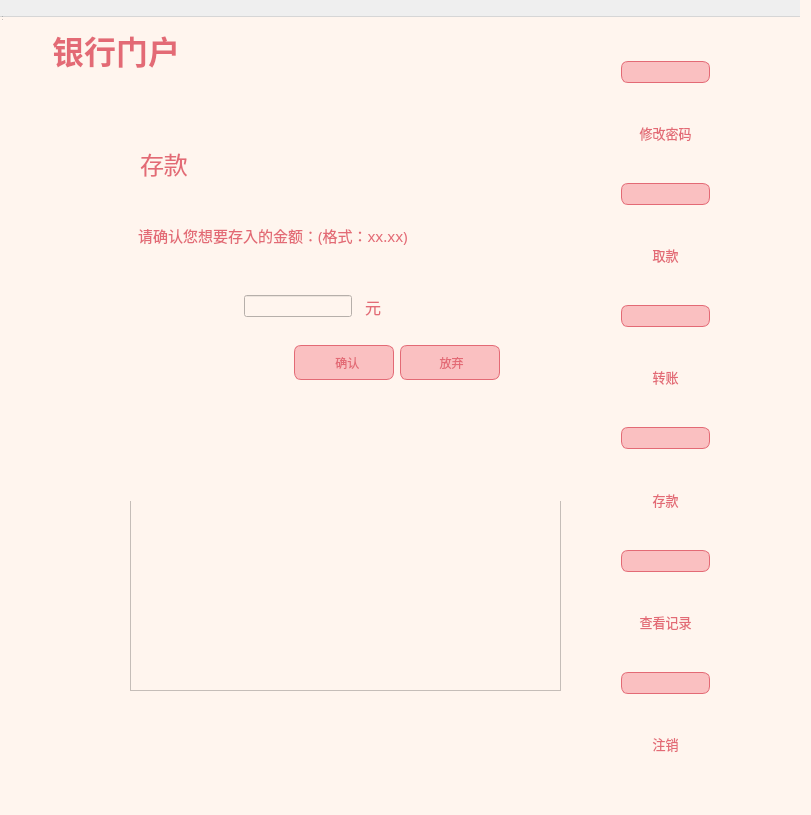
<?xml version="1.0" encoding="UTF-8"?>
<ui version="4.0">
 <class>bank</class>
 <widget class="QDialog" name="bank">
  <property name="geometry">
   <rect>
    <x>0</x>
    <y>0</y>
    <width>811</width>
    <height>815</height>
   </rect>
  </property>
  <property name="windowTitle">
   <string>bank</string>
  </property>
  <widget class="QWidget" name="centralWidget" native="true">
   <property name="geometry">
    <rect>
     <x>0</x>
     <y>0</y>
     <width>821</width>
     <height>831</height>
    </rect>
   </property>
   <property name="styleSheet">
    <string notr="true">QLabel{
color:#e36a75;
padding: 3px;
}
QPlainTextEdit{
background-color:#FFF5EE;
}
QWidget{
color:#e36a75;
background-color:#FFF5EE;
}
QPushButton {
background-color:rgb(250, 192, 193);
border-width: 1px;
border-color: #e36a75;
border-style: solid;
border-radius: 7;
padding: 3px;
font-size: 12px;
padding-left: 5px;
padding-right: 5px;

}
</string>
   </property>
   <widget class="QLabel" name="label">
    <property name="geometry">
     <rect>
      <x>40</x>
      <y>0</y>
      <width>500</width>
      <height>100</height>
     </rect>
    </property>
    <property name="minimumSize">
     <size>
      <width>500</width>
      <height>100</height>
     </size>
    </property>
    <property name="font">
     <font>
      <family>微软雅黑</family>
      <pointsize>24</pointsize>
      <weight>75</weight>
      <bold>true</bold>
     </font>
    </property>
    <property name="text">
     <string>银行门户</string>
    </property>
    <property name="scaledContents">
     <bool>true</bool>
    </property>
   </widget>
   <widget class="QWidget" name="depositw" native="true">
    <property name="geometry">
     <rect>
      <x>100</x>
      <y>100</y>
      <width>471</width>
      <height>401</height>
     </rect>
    </property>
    <widget class="QWidget" name="">
     <property name="geometry">
      <rect>
       <x>20</x>
       <y>20</y>
       <width>391</width>
       <height>271</height>
      </rect>
     </property>
     <layout class="QVBoxLayout" name="verticalLayout_5">
      <item>
       <widget class="QLabel" name="label_15">
        <property name="font">
         <font>
          <family>微软雅黑</family>
          <pointsize>18</pointsize>
         </font>
        </property>
        <property name="text">
         <string>存款</string>
        </property>
       </widget>
      </item>
      <item>
       <widget class="QLabel" name="label_2">
        <property name="font">
         <font>
          <family>微软雅黑</family>
          <pointsize>11</pointsize>
         </font>
        </property>
        <property name="text">
         <string>请确认您想要存入的金额：(格式：xx.xx)</string>
        </property>
       </widget>
      </item>
      <item>
       <layout class="QHBoxLayout" name="horizontalLayout_13">
        <item>
         <spacer name="horizontalSpacer_7">
          <property name="orientation">
           <enum>Qt::Horizontal</enum>
          </property>
          <property name="sizeHint" stdset="0">
           <size>
            <width>40</width>
            <height>20</height>
           </size>
          </property>
         </spacer>
        </item>
        <item>
         <layout class="QHBoxLayout" name="horizontalLayout">
          <item>
           <widget class="QLineEdit" name="save"/>
          </item>
          <item>
           <widget class="QLabel" name="label_3">
            <property name="font">
             <font>
              <family>微软雅黑</family>
              <pointsize>12</pointsize>
             </font>
            </property>
            <property name="text">
             <string>元</string>
            </property>
           </widget>
          </item>
         </layout>
        </item>
        <item>
         <spacer name="horizontalSpacer_8">
          <property name="orientation">
           <enum>Qt::Horizontal</enum>
          </property>
          <property name="sizeHint" stdset="0">
           <size>
            <width>40</width>
            <height>20</height>
           </size>
          </property>
         </spacer>
        </item>
       </layout>
      </item>
      <item>
       <layout class="QHBoxLayout" name="horizontalLayout_10">
        <item>
         <spacer name="horizontalSpacer_6">
          <property name="orientation">
           <enum>Qt::Horizontal</enum>
          </property>
          <property name="sizeHint" stdset="0">
           <size>
            <width>40</width>
            <height>20</height>
           </size>
          </property>
         </spacer>
        </item>
        <item>
         <widget class="QPushButton" name="ok_save">
          <property name="minimumSize">
           <size>
            <width>100</width>
            <height>35</height>
           </size>
          </property>
          <property name="font">
           <font>
            <pointsize>-1</pointsize>
           </font>
          </property>
          <property name="text">
           <string>  确认</string>
          </property>
          <property name="icon">
           <iconset resource="icons.qrc">
            <normaloff>:/icon/icons/ok.png</normaloff>:/icon/icons/ok.png</iconset>
          </property>
          <property name="iconSize">
           <size>
            <width>15</width>
            <height>15</height>
           </size>
          </property>
         </widget>
        </item>
        <item>
         <widget class="QPushButton" name="back_save">
          <property name="minimumSize">
           <size>
            <width>100</width>
            <height>35</height>
           </size>
          </property>
          <property name="font">
           <font>
            <pointsize>-1</pointsize>
           </font>
          </property>
          <property name="text">
           <string> 放弃</string>
          </property>
          <property name="icon">
           <iconset resource="icons.qrc">
            <normaloff>:/icon/icons/back.png</normaloff>:/icon/icons/back.png</iconset>
          </property>
          <property name="iconSize">
           <size>
            <width>15</width>
            <height>15</height>
           </size>
          </property>
         </widget>
        </item>
       </layout>
      </item>
     </layout>
    </widget>
    <zorder>layoutWidget</zorder>
    <zorder>layoutWidget</zorder>
    <zorder>label_2</zorder>
    <zorder>label_15</zorder>
    <zorder>horizontalSpacer_7</zorder>
    <zorder>horizontalSpacer_8</zorder>
   </widget>
   <widget class="QWidget" name="withdraww" native="true">
    <property name="geometry">
     <rect>
      <x>110</x>
      <y>90</y>
      <width>471</width>
      <height>401</height>
     </rect>
    </property>
    <widget class="QWidget" name="">
     <property name="geometry">
      <rect>
       <x>10</x>
       <y>20</y>
       <width>451</width>
       <height>321</height>
      </rect>
     </property>
     <layout class="QVBoxLayout" name="verticalLayout_7">
      <item>
       <widget class="QLabel" name="label_12">
        <property name="font">
         <font>
          <family>微软雅黑</family>
          <pointsize>18</pointsize>
         </font>
        </property>
        <property name="text">
         <string>取款</string>
        </property>
       </widget>
      </item>
      <item>
       <layout class="QVBoxLayout" name="verticalLayout_2">
        <item>
         <widget class="QLabel" name="label_4">
          <property name="font">
           <font>
            <family>微软雅黑</family>
            <pointsize>11</pointsize>
           </font>
          </property>
          <property name="text">
           <string>请确认您想要取出的金额：</string>
          </property>
         </widget>
        </item>
        <item>
         <layout class="QHBoxLayout" name="horizontalLayout_2">
          <item>
           <widget class="QLineEdit" name="quqian">
            <property name="minimumSize">
             <size>
              <width>170</width>
              <height>0</height>
             </size>
            </property>
           </widget>
          </item>
          <item>
           <widget class="QLabel" name="label_5">
            <property name="font">
             <font>
              <family>微软雅黑</family>
              <pointsize>12</pointsize>
             </font>
            </property>
            <property name="text">
             <string>元</string>
            </property>
           </widget>
          </item>
          <item>
           <spacer name="horizontalSpacer_3">
            <property name="orientation">
             <enum>Qt::Horizontal</enum>
            </property>
            <property name="sizeHint" stdset="0">
             <size>
              <width>40</width>
              <height>20</height>
             </size>
            </property>
           </spacer>
          </item>
         </layout>
        </item>
       </layout>
      </item>
      <item>
       <layout class="QHBoxLayout" name="horizontalLayout_3">
        <item>
         <widget class="QLabel" name="label_6">
          <property name="font">
           <font>
            <family>微软雅黑</family>
            <pointsize>11</pointsize>
           </font>
          </property>
          <property name="text">
           <string>输入密码</string>
          </property>
         </widget>
        </item>
        <item>
         <spacer name="horizontalSpacer_2">
          <property name="orientation">
           <enum>Qt::Horizontal</enum>
          </property>
          <property name="sizeHint" stdset="0">
           <size>
            <width>40</width>
            <height>20</height>
           </size>
          </property>
         </spacer>
        </item>
        <item>
         <widget class="QLineEdit" name="pw">
          <property name="minimumSize">
           <size>
            <width>170</width>
            <height>0</height>
           </size>
          </property>
          <property name="echoMode">
           <enum>QLineEdit::Password</enum>
          </property>
         </widget>
        </item>
        <item>
         <spacer name="horizontalSpacer_4">
          <property name="orientation">
           <enum>Qt::Horizontal</enum>
          </property>
          <property name="sizeHint" stdset="0">
           <size>
            <width>40</width>
            <height>20</height>
           </size>
          </property>
         </spacer>
        </item>
       </layout>
      </item>
      <item>
       <layout class="QHBoxLayout" name="horizontalLayout_15">
        <item>
         <spacer name="horizontalSpacer_10">
          <property name="orientation">
           <enum>Qt::Horizontal</enum>
          </property>
          <property name="sizeHint" stdset="0">
           <size>
            <width>40</width>
            <height>20</height>
           </size>
          </property>
         </spacer>
        </item>
        <item>
         <layout class="QHBoxLayout" name="horizontalLayout_4">
          <item>
           <widget class="QPushButton" name="ok">
            <property name="minimumSize">
             <size>
              <width>100</width>
              <height>35</height>
             </size>
            </property>
            <property name="font">
             <font>
              <pointsize>-1</pointsize>
             </font>
            </property>
            <property name="text">
             <string> 确认</string>
            </property>
            <property name="icon">
             <iconset resource="icons.qrc">
              <normaloff>:/icon/icons/ok.png</normaloff>:/icon/icons/ok.png</iconset>
            </property>
           </widget>
          </item>
          <item>
           <widget class="QPushButton" name="back_2">
            <property name="minimumSize">
             <size>
              <width>100</width>
              <height>35</height>
             </size>
            </property>
            <property name="font">
             <font>
              <pointsize>-1</pointsize>
             </font>
            </property>
            <property name="text">
             <string> 放弃</string>
            </property>
            <property name="icon">
             <iconset resource="icons.qrc">
              <normaloff>:/icon/icons/back.png</normaloff>:/icon/icons/back.png</iconset>
            </property>
           </widget>
          </item>
         </layout>
        </item>
       </layout>
      </item>
     </layout>
    </widget>
   </widget>
   <widget class="QWidget" name="transferw" native="true">
    <property name="geometry">
     <rect>
      <x>100</x>
      <y>100</y>
      <width>471</width>
      <height>361</height>
     </rect>
    </property>
    <widget class="QWidget" name="">
     <property name="geometry">
      <rect>
       <x>20</x>
       <y>10</y>
       <width>371</width>
       <height>301</height>
      </rect>
     </property>
     <layout class="QVBoxLayout" name="verticalLayout_6">
      <item>
       <widget class="QLabel" name="label_11">
        <property name="font">
         <font>
          <family>微软雅黑</family>
          <pointsize>18</pointsize>
         </font>
        </property>
        <property name="text">
         <string>转账</string>
        </property>
       </widget>
      </item>
      <item>
       <layout class="QVBoxLayout" name="verticalLayout_3">
        <item>
         <layout class="QHBoxLayout" name="horizontalLayout_5">
          <item>
           <widget class="QLabel" name="label_8">
            <property name="font">
             <font>
              <family>微软雅黑</family>
              <pointsize>11</pointsize>
             </font>
            </property>
            <property name="text">
             <string>请输入对方卡号：</string>
            </property>
           </widget>
          </item>
          <item>
           <spacer name="horizontalSpacer">
            <property name="orientation">
             <enum>Qt::Horizontal</enum>
            </property>
            <property name="sizeHint" stdset="0">
             <size>
              <width>40</width>
              <height>20</height>
             </size>
            </property>
           </spacer>
          </item>
          <item>
           <widget class="QLineEdit" name="rec_card">
            <property name="minimumSize">
             <size>
              <width>150</width>
              <height>0</height>
             </size>
            </property>
           </widget>
          </item>
         </layout>
        </item>
        <item>
         <layout class="QHBoxLayout" name="horizontalLayout_6">
          <item>
           <widget class="QLabel" name="label_9">
            <property name="font">
             <font>
              <family>微软雅黑</family>
              <pointsize>11</pointsize>
             </font>
            </property>
            <property name="text">
             <string>请确认转账金额：</string>
            </property>
           </widget>
          </item>
          <item>
           <spacer name="horizontalSpacer_5">
            <property name="orientation">
             <enum>Qt::Horizontal</enum>
            </property>
            <property name="sizeHint" stdset="0">
             <size>
              <width>40</width>
              <height>20</height>
             </size>
            </property>
           </spacer>
          </item>
          <item>
           <widget class="QLineEdit" name="amount">
            <property name="minimumSize">
             <size>
              <width>150</width>
              <height>0</height>
             </size>
            </property>
           </widget>
          </item>
         </layout>
        </item>
       </layout>
      </item>
      <item>
       <layout class="QHBoxLayout" name="horizontalLayout_14">
        <item>
         <spacer name="horizontalSpacer_9">
          <property name="orientation">
           <enum>Qt::Horizontal</enum>
          </property>
          <property name="sizeHint" stdset="0">
           <size>
            <width>40</width>
            <height>20</height>
           </size>
          </property>
         </spacer>
        </item>
        <item>
         <layout class="QHBoxLayout" name="horizontalLayout_8">
          <item>
           <widget class="QPushButton" name="ok_2">
            <property name="minimumSize">
             <size>
              <width>100</width>
              <height>35</height>
             </size>
            </property>
            <property name="font">
             <font>
              <pointsize>-1</pointsize>
             </font>
            </property>
            <property name="text">
             <string>  确认</string>
            </property>
            <property name="icon">
             <iconset resource="icons.qrc">
              <normaloff>:/icon/icons/ok.png</normaloff>:/icon/icons/ok.png</iconset>
            </property>
           </widget>
          </item>
          <item>
           <widget class="QPushButton" name="back_3">
            <property name="minimumSize">
             <size>
              <width>100</width>
              <height>35</height>
             </size>
            </property>
            <property name="font">
             <font>
              <pointsize>-1</pointsize>
             </font>
            </property>
            <property name="text">
             <string>  放弃</string>
            </property>
            <property name="icon">
             <iconset resource="icons.qrc">
              <normaloff>:/icon/icons/back.png</normaloff>:/icon/icons/back.png</iconset>
            </property>
           </widget>
          </item>
         </layout>
        </item>
       </layout>
      </item>
     </layout>
    </widget>
   </widget>
   <widget class="QWidget" name="layoutWidget">
    <property name="geometry">
     <rect>
      <x>610</x>
      <y>50</y>
      <width>111</width>
      <height>749</height>
     </rect>
    </property>
    <layout class="QVBoxLayout" name="verticalLayout">
     <item>
      <widget class="QPushButton" name="chg_pw">
       <property name="minimumSize">
        <size>
         <width>0</width>
         <height>0</height>
        </size>
       </property>
       <property name="font">
        <font>
         <pointsize>-1</pointsize>
        </font>
       </property>
       <property name="text">
        <string/>
       </property>
       <property name="icon">
        <iconset resource="icons.qrc">
         <normaloff>:/icon/icons/chg_pw.png</normaloff>
         <activeoff>:/icon/icons/chg_pw_p.png</activeoff>
         <activeon>:/icon/icons/chg_pw.png</activeon>
         <selectedoff>:/icon/icons/chg_pw.png</selectedoff>
         <selectedon>:/icon/icons/chg_pw.png</selectedon>:/icon/icons/chg_pw.png</iconset>
       </property>
       <property name="iconSize">
        <size>
         <width>60</width>
         <height>60</height>
        </size>
       </property>
      </widget>
     </item>
     <item>
      <widget class="QLabel" name="label_19">
       <property name="font">
        <font>
         <family>微软雅黑</family>
         <pointsize>10</pointsize>
        </font>
       </property>
       <property name="text">
        <string>修改密码</string>
       </property>
       <property name="alignment">
        <set>Qt::AlignCenter</set>
       </property>
      </widget>
     </item>
     <item>
      <widget class="QPushButton" name="withdraw">
       <property name="minimumSize">
        <size>
         <width>0</width>
         <height>0</height>
        </size>
       </property>
       <property name="font">
        <font>
         <pointsize>-1</pointsize>
        </font>
       </property>
       <property name="text">
        <string/>
       </property>
       <property name="icon">
        <iconset resource="icons.qrc">
         <normaloff>:/icon/icons/withdraw.png</normaloff>
         <activeoff>:/icon/icons/withdraw_p.png</activeoff>
         <selectedoff>:/icon/icons/withdraw.png</selectedoff>:/icon/icons/withdraw.png</iconset>
       </property>
       <property name="iconSize">
        <size>
         <width>80</width>
         <height>80</height>
        </size>
       </property>
      </widget>
     </item>
     <item>
      <widget class="QLabel" name="label_20">
       <property name="font">
        <font>
         <family>微软雅黑</family>
         <pointsize>10</pointsize>
        </font>
       </property>
       <property name="text">
        <string>取款</string>
       </property>
       <property name="alignment">
        <set>Qt::AlignCenter</set>
       </property>
      </widget>
     </item>
     <item>
      <widget class="QPushButton" name="transfer">
       <property name="minimumSize">
        <size>
         <width>0</width>
         <height>0</height>
        </size>
       </property>
       <property name="font">
        <font>
         <pointsize>-1</pointsize>
        </font>
       </property>
       <property name="text">
        <string/>
       </property>
       <property name="icon">
        <iconset resource="icons.qrc">
         <normaloff>:/icon/icons/transfer.png</normaloff>
         <activeoff>:/icon/icons/tansfer_p.png</activeoff>:/icon/icons/transfer.png</iconset>
       </property>
       <property name="iconSize">
        <size>
         <width>70</width>
         <height>70</height>
        </size>
       </property>
      </widget>
     </item>
     <item>
      <widget class="QLabel" name="label_22">
       <property name="font">
        <font>
         <family>微软雅黑</family>
         <pointsize>10</pointsize>
        </font>
       </property>
       <property name="text">
        <string>转账</string>
       </property>
       <property name="alignment">
        <set>Qt::AlignCenter</set>
       </property>
      </widget>
     </item>
     <item>
      <widget class="QPushButton" name="deposit">
       <property name="minimumSize">
        <size>
         <width>0</width>
         <height>0</height>
        </size>
       </property>
       <property name="font">
        <font>
         <pointsize>-1</pointsize>
        </font>
       </property>
       <property name="text">
        <string/>
       </property>
       <property name="icon">
        <iconset resource="icons.qrc">
         <normaloff>:/icon/icons/save.png</normaloff>
         <activeoff>:/icon/icons/save_p.png</activeoff>:/icon/icons/save.png</iconset>
       </property>
       <property name="iconSize">
        <size>
         <width>80</width>
         <height>80</height>
        </size>
       </property>
      </widget>
     </item>
     <item>
      <widget class="QLabel" name="label_21">
       <property name="font">
        <font>
         <family>微软雅黑</family>
         <pointsize>10</pointsize>
        </font>
       </property>
       <property name="text">
        <string>存款</string>
       </property>
       <property name="alignment">
        <set>Qt::AlignCenter</set>
       </property>
      </widget>
     </item>
     <item>
      <widget class="QPushButton" name="check_record">
       <property name="minimumSize">
        <size>
         <width>0</width>
         <height>0</height>
        </size>
       </property>
       <property name="font">
        <font>
         <pointsize>-1</pointsize>
        </font>
       </property>
       <property name="text">
        <string/>
       </property>
       <property name="icon">
        <iconset resource="icons.qrc">
         <normaloff>:/icon/icons/record.png</normaloff>
         <activeoff>:/icon/icons/record_p.png</activeoff>
         <activeon>icons/record_p.png</activeon>:/icon/icons/record.png</iconset>
       </property>
       <property name="iconSize">
        <size>
         <width>70</width>
         <height>70</height>
        </size>
       </property>
      </widget>
     </item>
     <item>
      <widget class="QLabel" name="label_23">
       <property name="font">
        <font>
         <family>微软雅黑</family>
         <pointsize>10</pointsize>
        </font>
       </property>
       <property name="text">
        <string>查看记录</string>
       </property>
       <property name="alignment">
        <set>Qt::AlignCenter</set>
       </property>
      </widget>
     </item>
     <item>
      <widget class="QPushButton" name="back">
       <property name="minimumSize">
        <size>
         <width>0</width>
         <height>0</height>
        </size>
       </property>
       <property name="font">
        <font>
         <pointsize>-1</pointsize>
        </font>
       </property>
       <property name="text">
        <string/>
       </property>
       <property name="icon">
        <iconset resource="icons.qrc">
         <normaloff>:/icon/icons/quit.png</normaloff>
         <activeoff>:/icon/icons/quit_p.png</activeoff>
         <activeon>:/icon/icons/quit.png</activeon>:/icon/icons/quit.png</iconset>
       </property>
       <property name="iconSize">
        <size>
         <width>70</width>
         <height>70</height>
        </size>
       </property>
      </widget>
     </item>
     <item>
      <widget class="QLabel" name="label_24">
       <property name="font">
        <font>
         <family>微软雅黑</family>
         <pointsize>10</pointsize>
        </font>
       </property>
       <property name="text">
        <string>注销</string>
       </property>
       <property name="alignment">
        <set>Qt::AlignCenter</set>
       </property>
      </widget>
     </item>
    </layout>
    <zorder>check_record</zorder>
    <zorder>back</zorder>
    <zorder>chg_pw</zorder>
    <zorder>label_19</zorder>
    <zorder>label_20</zorder>
    <zorder>label_21</zorder>
    <zorder>label_22</zorder>
    <zorder>label_23</zorder>
    <zorder>label_24</zorder>
    <zorder>transfer</zorder>
    <zorder>deposit</zorder>
    <zorder>withdraw</zorder>
   </widget>
   <widget class="QWidget" name="checkw" native="true">
    <property name="geometry">
     <rect>
      <x>100</x>
      <y>100</y>
      <width>471</width>
      <height>691</height>
     </rect>
    </property>
    <widget class="QLabel" name="label_13">
     <property name="geometry">
      <rect>
       <x>10</x>
       <y>10</y>
       <width>151</width>
       <height>51</height>
      </rect>
     </property>
     <property name="font">
      <font>
       <family>微软雅黑</family>
       <pointsize>18</pointsize>
      </font>
     </property>
     <property name="text">
      <string>查看记录</string>
     </property>
    </widget>
    <widget class="QListWidget" name="log">
     <property name="geometry">
      <rect>
       <x>30</x>
       <y>70</y>
       <width>431</width>
       <height>521</height>
      </rect>
     </property>
    </widget>
   </widget>
   <widget class="QWidget" name="welcome" native="true">
    <property name="geometry">
     <rect>
      <x>100</x>
      <y>100</y>
      <width>471</width>
      <height>691</height>
     </rect>
    </property>
    <widget class="QWidget" name="layoutWidget_2">
     <property name="geometry">
      <rect>
       <x>30</x>
       <y>30</y>
       <width>391</width>
       <height>322</height>
      </rect>
     </property>
     <layout class="QVBoxLayout" name="verticalLayout_4">
      <item>
       <widget class="QLabel" name="label_10">
        <property name="minimumSize">
         <size>
          <width>0</width>
          <height>100</height>
         </size>
        </property>
        <property name="font">
         <font>
          <family>微软雅黑</family>
          <pointsize>20</pointsize>
         </font>
        </property>
        <property name="text">
         <string>用户信息</string>
        </property>
        <property name="alignment">
         <set>Qt::AlignCenter</set>
        </property>
       </widget>
      </item>
      <item>
       <layout class="QHBoxLayout" name="horizontalLayout_7">
        <item>
         <widget class="QLabel" name="label_16">
          <property name="font">
           <font>
            <family>微软雅黑</family>
            <pointsize>14</pointsize>
           </font>
          </property>
          <property name="text">
           <string>姓名</string>
          </property>
          <property name="alignment">
           <set>Qt::AlignCenter</set>
          </property>
         </widget>
        </item>
        <item>
         <widget class="QLabel" name="name">
          <property name="minimumSize">
           <size>
            <width>300</width>
            <height>0</height>
           </size>
          </property>
          <property name="font">
           <font>
            <family>微软雅黑</family>
            <pointsize>16</pointsize>
           </font>
          </property>
          <property name="text">
           <string/>
          </property>
          <property name="alignment">
           <set>Qt::AlignCenter</set>
          </property>
         </widget>
        </item>
       </layout>
      </item>
      <item>
       <layout class="QHBoxLayout" name="horizontalLayout_9">
        <item>
         <widget class="QLabel" name="label_14">
          <property name="font">
           <font>
            <family>微软雅黑</family>
            <pointsize>14</pointsize>
           </font>
          </property>
          <property name="text">
           <string>卡号</string>
          </property>
          <property name="alignment">
           <set>Qt::AlignCenter</set>
          </property>
         </widget>
        </item>
        <item>
         <widget class="QLabel" name="card">
          <property name="minimumSize">
           <size>
            <width>300</width>
            <height>0</height>
           </size>
          </property>
          <property name="font">
           <font>
            <family>微软雅黑</family>
            <pointsize>16</pointsize>
           </font>
          </property>
          <property name="text">
           <string/>
          </property>
          <property name="alignment">
           <set>Qt::AlignCenter</set>
          </property>
         </widget>
        </item>
       </layout>
      </item>
      <item>
       <layout class="QHBoxLayout" name="horizontalLayout_11">
        <item>
         <widget class="QLabel" name="label_17">
          <property name="font">
           <font>
            <family>微软雅黑</family>
            <pointsize>14</pointsize>
           </font>
          </property>
          <property name="text">
           <string>余额</string>
          </property>
          <property name="alignment">
           <set>Qt::AlignCenter</set>
          </property>
         </widget>
        </item>
        <item>
         <widget class="QLabel" name="money">
          <property name="minimumSize">
           <size>
            <width>300</width>
            <height>0</height>
           </size>
          </property>
          <property name="font">
           <font>
            <family>微软雅黑</family>
            <pointsize>16</pointsize>
           </font>
          </property>
          <property name="text">
           <string/>
          </property>
          <property name="alignment">
           <set>Qt::AlignCenter</set>
          </property>
         </widget>
        </item>
       </layout>
      </item>
      <item>
       <layout class="QHBoxLayout" name="horizontalLayout_12">
        <item>
         <widget class="QLabel" name="label_18">
          <property name="font">
           <font>
            <family>微软雅黑</family>
            <pointsize>14</pointsize>
           </font>
          </property>
          <property name="text">
           <string>银行</string>
          </property>
          <property name="alignment">
           <set>Qt::AlignCenter</set>
          </property>
         </widget>
        </item>
        <item>
         <widget class="QLabel" name="bank_2">
          <property name="minimumSize">
           <size>
            <width>300</width>
            <height>0</height>
           </size>
          </property>
          <property name="font">
           <font>
            <family>微软雅黑</family>
            <pointsize>16</pointsize>
           </font>
          </property>
          <property name="text">
           <string/>
          </property>
          <property name="alignment">
           <set>Qt::AlignCenter</set>
          </property>
         </widget>
        </item>
       </layout>
      </item>
     </layout>
    </widget>
   </widget>
   <zorder>layoutWidget</zorder>
   <zorder>label</zorder>
   <zorder>welcome</zorder>
   <zorder>checkw</zorder>
   <zorder>withdraww</zorder>
   <zorder>transferw</zorder>
   <zorder>depositw</zorder>
  </widget>
  <widget class="QMenuBar" name="menuBar">
   <property name="geometry">
    <rect>
     <x>0</x>
     <y>0</y>
     <width>800</width>
     <height>17</height>
    </rect>
   </property>
  </widget>
  <widget class="QToolBar" name="mainToolBar">
   <property name="geometry">
    <rect>
     <x>0</x>
     <y>0</y>
     <width>4</width>
     <height>10</height>
    </rect>
   </property>
  </widget>
  <widget class="QStatusBar" name="statusBar">
   <property name="geometry">
    <rect>
     <x>0</x>
     <y>0</y>
     <width>3</width>
     <height>22</height>
    </rect>
   </property>
  </widget>
 </widget>
 <layoutdefault spacing="6" margin="11"/>
 <resources>
  <include location="icons.qrc"/>
 </resources>
 <connections/>
</ui>
